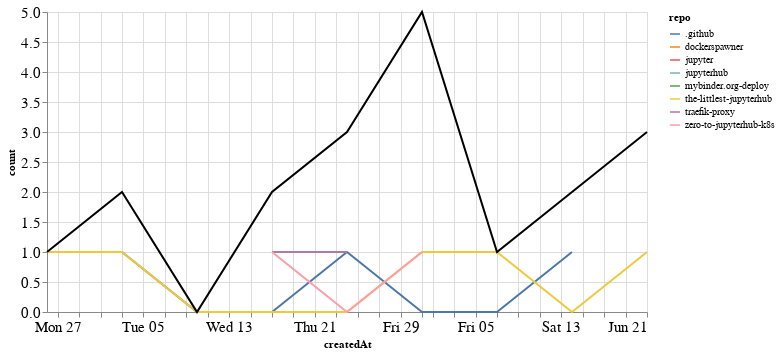

This figure's notebook cell:
### Markdown cell above
## PRs

### Code cell
prs_time = prs.groupby('repo').resample('W', on='createdAt').count()['author'].reset_index()
prs_time = prs_time.rename(columns={'author': 'count'})
prs_time_total = prs_time.groupby('createdAt').agg({"count": "sum"}).reset_index()

ch1 = alt.Chart(prs_time, width=600).mark_line().encode(
    x='createdAt',
    y='count',
    color='repo',
    tooltip="repo"
)

ch2 = alt.Chart(prs_time_total, width=600).mark_line(color="black").encode(
    x='createdAt',
    y='count',
)

ch1 + ch2

### Figure 1 — Vega-Lite specification as saved in the notebook (floating-point values rounded to 4 significant figures)
{"config": {"axisLeft": {"labelFontSize": 15}, "axisBottom": {"labelFontSize": 15}}, "layer": [{"data": {"name": "data-6a461e771ce439f1d139cd6efcd6e7b8"}, "mark": "line", "encoding": {"color": {"type": "nominal", "field": "repo"}, "tooltip": {"type": "nominal", "field": "repo"}, "x": {"type": "temporal", "field": "createdAt"}, "y": {"type": "quantitative", "field": "count"}}, "width": 600}, {"data": {"name": "data-3e69a974d2d36e7240496d96824d6997"}, "mark": {"type": "line", "color": "black"}, "encoding": {"x": {"type": "temporal", "field": "createdAt"}, "y": {"type": "quantitative", "field": "count"}}, "width": 600}], "$schema": "https://vega.github.io/schema/vega-lite/v4.8.1.json", "datasets": {"data-6a461e771ce439f1d139cd6efcd6e7b8": [{"repo": ".github", "createdAt": "2020-05-03T00:00:00", "count": 1}, {"repo": ".github", "createdAt": "2020-05-10T00:00:00", "count": 0}, {"repo": ".github", "createdAt": "2020-05-17T00:00:00", "count": 0}, {"repo": ".github", "createdAt": "2020-05-24T00:00:00", "count": 1}, {"repo": ".github", "createdAt": "2020-05-31T00:00:00", "count": 0}, {"repo": ".github", "createdAt": "2020-06-07T00:00:00", "count": 0}, {"repo": ".github", "createdAt": "2020-06-14T00:00:00", "count": 1}, {"repo": "dockerspawner", "createdAt": "2020-06-21T00:00:00", "count": 2}, {"repo": "jupyter", "createdAt": "2020-06-14T00:00:00", "count": 1}, {"repo": "jupyterhub", "createdAt": "2020-05-31T00:00:00", "count": 3}, {"repo": "mybinder.org-deploy", "createdAt": "2020-05-24T00:00:00", "count": 1}, {"repo": "the-littlest-jupyterhub", "createdAt": "2020-04-26T00:00:00", "count": 1}, {"repo": "the-littlest-jupyterhub", "createdAt": "2020-05-03T00:00:00", "count": 1}, {"repo": "the-littlest-jupyterhub", "createdAt": "2020-05-10T00:00:00", "count": 0}, {"repo": "the-littlest-jupyterhub", "createdAt": "2020-05-17T00:00:00", "count": 0}, {"repo": "the-littlest-jupyterhub", "createdAt": "2020-05-24T00:00:00", "count": 0}, {"repo": "the-littlest-jupyterhub", "createdAt": "2020-05-31T00:00:00", "count": 1}, {"repo": "the-littlest-jupyterhub", "createdAt": "2020-06-07T00:00:00", "count": 1}, {"repo": "the-littlest-jupyterhub", "createdAt": "2020-06-14T00:00:00", "count": 0}, {"repo": "the-littlest-jupyterhub", "createdAt": "2020-06-21T00:00:00", "count": 1}, {"repo": "traefik-proxy", "createdAt": "2020-05-17T00:00:00", "count": 1}, {"repo": "traefik-proxy", "createdAt": "2020-05-24T00:00:00", "count": 1}, {"repo": "zero-to-jupyterhub-k8s", "createdAt": "2020-05-17T00:00:00", "count": 1}, {"repo": "zero-to-jupyterhub-k8s", "createdAt": "2020-05-24T00:00:00", "count": 0}, {"repo": "zero-to-jupyterhub-k8s", "createdAt": "2020-05-31T00:00:00", "count": 1}], "data-3e69a974d2d36e7240496d96824d6997": [{"createdAt": "2020-04-26T00:00:00", "count": 1}, {"createdAt": "2020-05-03T00:00:00", "count": 2}, {"createdAt": "2020-05-10T00:00:00", "count": 0}, {"createdAt": "2020-05-17T00:00:00", "count": 2}, {"createdAt": "2020-05-24T00:00:00", "count": 3}, {"createdAt": "2020-05-31T00:00:00", "count": 5}, {"createdAt": "2020-06-07T00:00:00", "count": 1}, {"createdAt": "2020-06-14T00:00:00", "count": 2}, {"createdAt": "2020-06-21T00:00:00", "count": 3}]}}
